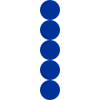
Frame 1 (no input)
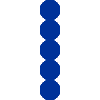
Frame 60 (the mouse pressed at the canvas centre just before this capture)
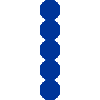
Frame 120 (the mouse held since frame 60 and released just before this capture)

The Processing sketch that drew these frames (run headless with seeded random() and noise(); from frame 60 on, the mouse is pressed at the canvas centre):

// Processing sketch: fp_pg_q_04_01
// ── fp_pg_q_04_01.pde
// 問題 4.1 変数を用いて直径 20 画素の円を 5 個縦に並べて描画せよ．
void setup() {
  size(100, 100);
  background(255, 255, 255);
}

void drawEllipse(int x, int y, int w, int h){
  ellipse(x, y, w, h);
}

void draw() {
  int x = 50;
  int w = 20;
  int h = 20;
  noStroke();
  fill(0,51,153);
  for(int y = 10; y <= 90; y+=20){
    drawEllipse(x, y, w, h);
  }
}
